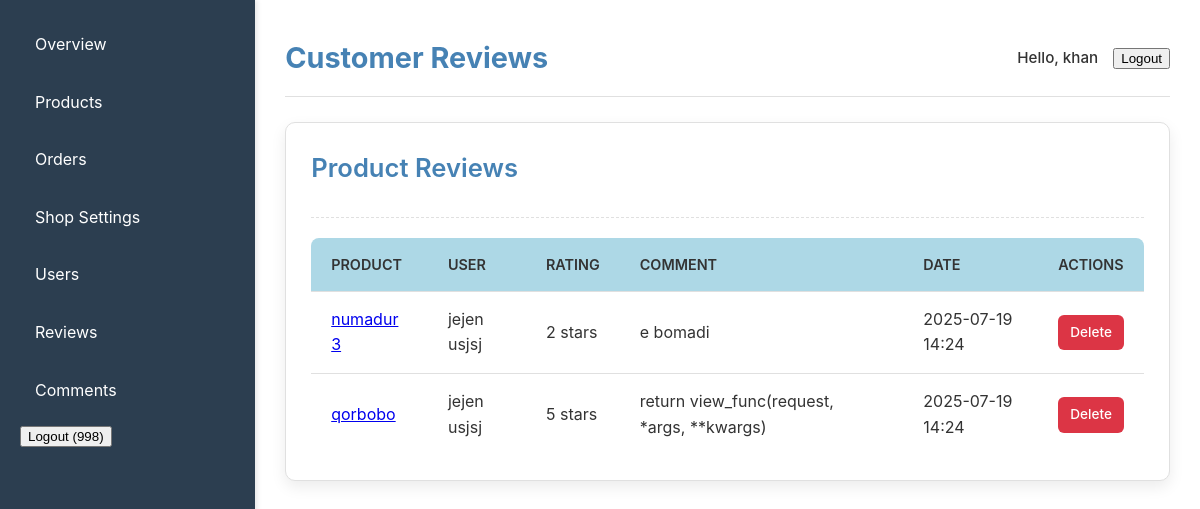
Page /dashboard/reviews/ (signed in) on the earlier database version.
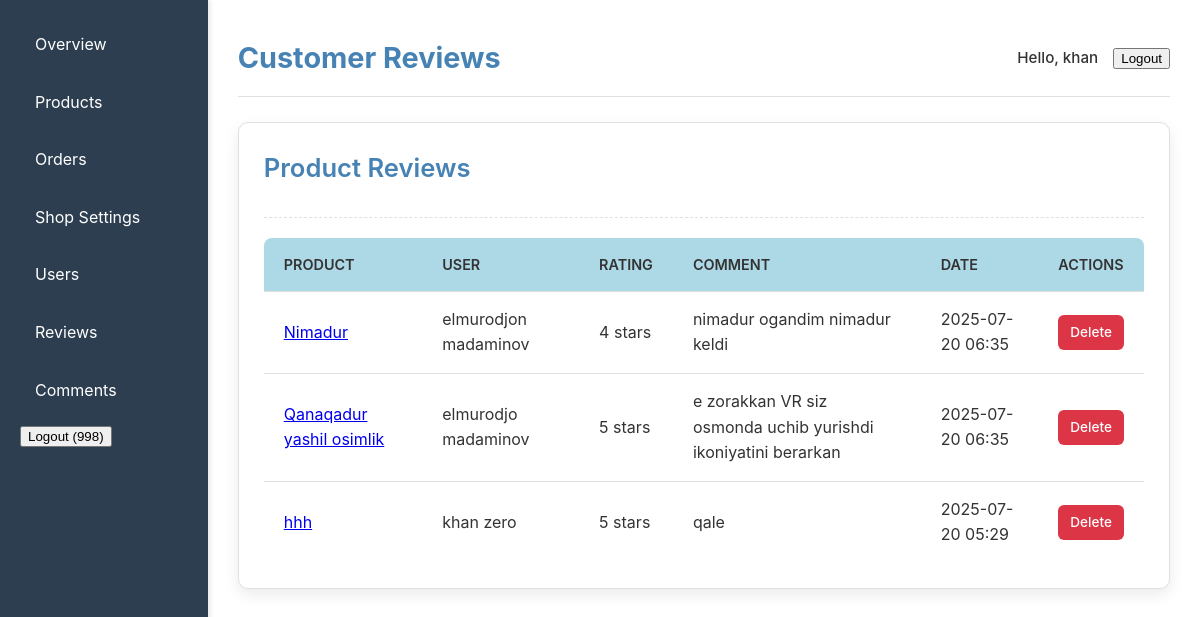
Same page on the later database version.
### core/models.py (models this page shows, shortened)
class Review(models.Model):
    product = models.ForeignKey(Product, on_delete=models.CASCADE, related_name='reviews')
    user = models.ForeignKey(settings.AUTH_USER_MODEL, on_delete=models.CASCADE, related_name='reviews')
    rating = models.IntegerField(
        choices=[(i, str(i)) for i in range(1, 6)], # 1 to 5 stars
        help_text="Rating from 1 to 5 stars"
    )
    comment_text = models.TextField(blank=True, null=True)
    review_date = models.DateTimeField(auto_now_add=True)
    class Meta:
        ordering = ['-review_date']
        unique_together = ('product', 'user') # One review per user per product
        verbose_name_plural = "Reviews"

class Product(models.Model):
    shop = models.ForeignKey(
        Shop,
        on_delete=models.CASCADE,
        related_name='products',
        help_text="The shop selling this product"
    )
    name = models.CharField(max_length=255)
    slug = models.SlugField(unique=True, max_length=255, blank=True) # Make blank=True for auto-generation
    description = models.TextField(blank=True, null=True)
    price = models.DecimalField(max_digits=10, decimal_places=2)
    category = models.ForeignKey(
        Category,
        on_delete=models.SET_NULL,
        null=True,
        blank=True,
        related_name='products'
    )
    stock = models.IntegerField(default=0)
    available = models.BooleanField(default=True, help_text="Is the product currently available for purchase?")
    created_at = models.DateTimeField(auto_now_add=True)
    updated_at = models.DateTimeField(auto_now=True)
    class Meta:
        ordering = ['-created_at']

class CustomUser(AbstractUser):
    username = models.CharField(max_length=150, unique=False, blank=True, null=True) # Make username non-unique and nullable
    phone_number = models.CharField(max_length=20, unique=True, help_text="User's phone number, used for login.")
    address = models.TextField(blank=True, null=True)
    profile_picture = models.ImageField(upload_to='users/profile_pictures/', blank=True, null=True)
    is_seller = models.BooleanField(default=False, help_text="Designates whether this user can own a shop.")
    class RoleChoices(models.TextChoices):
        BUYER = 'buyer', 'Buyer'
        SELLER = 'seller', 'Seller'
        ADMIN = 'admin', 'Admin'
    role = models.CharField(
        max_length=10,
        choices=RoleChoices.choices,
        default=RoleChoices.BUYER,
        help_text="User's role in the system."
    )
    USERNAME_FIELD = 'phone_number' # This tells Django to use phone_number for login
    REQUIRED_FIELDS = ['first_name', 'last_name'] # Fields required when creating a user via createsuperuser command
    objects = CustomUserManager() # Assign our custom manager
    groups = models.ManyToManyField(
        'auth.Group',
        verbose_name=_('groups'),
        blank=True,
        help_text=_('The groups this user belongs to. A user will get all permissions granted to each of their groups.'),
        related_name="customuser_groups",
        related_query_name="customuser",
    )
    user_permissions = models.ManyToManyField(
        'auth.Permission',
        verbose_name=_('user permissions'),
        blank=True,
        help_text=_('Specific permissions for this user.'),
        related_name="customuser_user_permissions",
        related_query_name="customuser_permission",
    )
    class Meta(AbstractUser.Meta): # Inherit meta options from AbstractUser
        swappable = 'AUTH_USER_MODEL' # Important for custom user models
        verbose_name = _('user')
        verbose_name_plural = _('users')

### dashboard/views.py (the view)
# urls.py: path('reviews/', views.review_list, name='review_list'),
@login_required
@user_passes_test(lambda u: u.is_seller or u.is_superuser)
def review_list(request):
    if request.user.is_superuser:
        reviews = Review.objects.all().order_by('-review_date')
    elif request.user.is_seller and hasattr(request.user, 'shop_profile'):
        reviews = Review.objects.filter(product__shop=request.user.shop_profile).order_by('-review_date')
    else:
        reviews = Review.objects.none()
    context = {'reviews': reviews}
    return render(request, 'core/review_list.html', context)

### core/templates/core/review_list.html (shortened to what this page needs)
{% extends 'core/base_dashboard.html' %}
{% load static %}
{% block page_title %}Customer Reviews{% endblock page_title %}
{% block content %}
    <div class="dashboard-card">
        <div class="card-header">
            <h2>Product Reviews</h2>
        </div>
        <div class="card-body">
            {% if reviews %}
            <table>
                <thead>
                    <tr>
                        <th>Product</th>
                        <th>User</th>
                        <th>Rating</th>
                        <th>Comment</th>
                        <th>Date</th>
                        <th>Actions</th>
                    </tr>
                </thead>
                <tbody>
                    {% for review in reviews %}
                    <tr>
                        <td><a href="{% url 'dashboard:product_edit' review.product.slug %}">{{ review.product.name }}</a></td>
                        <td>{{ review.user.get_full_name|default:review.user.phone_number }}</td>
                        <td>{{ review.rating }} stars</td>
                        <td>{{ review.comment_text|truncatechars:100 }}</td>
                        <td>{{ review.review_date|date:"Y-m-d H:i" }}</td>
                        <td>
                            <a href="#" class="btn btn-sm btn-danger">Delete</a>
                        </td>
                    </tr>
                    {% endfor %}
                </tbody>
            </table>
            {% else %}
            <p>No reviews found.</p>
            {% endif %}
        </div>
    </div>
{% endblock content %}

Differences in the rows shown:
removed Review: product.name "numadur 3", user.get_full_name "jejen usjsj", rating "2", comment_text "e bomadi", review_date "2025-07-19 14:24"
removed Review: product.name "qorbobo", user.get_full_name "jejen usjsj", rating "5", comment_text "return view_func(request, *args, **kwargs)", review_date "2025-07-19 14:24"
added Review: product.name "Nimadur", user.get_full_name "elmurodjon madaminov", rating "4", comment_text "nimadur ogandim nimadur keldi", review_date "2025-07-20 06:35"
added Review: product.name "Qanaqadur yashil osimlik", user.get_full_name "elmurodjo madaminov", rating "5", comment_text "e zorakkan VR siz osmonda uchib yurishdi ikoniyatini berarkan", review_date "2025-07-20 06:35"
added Review: product.name "hhh", user.get_full_name "khan zero", rating "5", comment_text "qale", review_date "2025-07-20 05:29"
